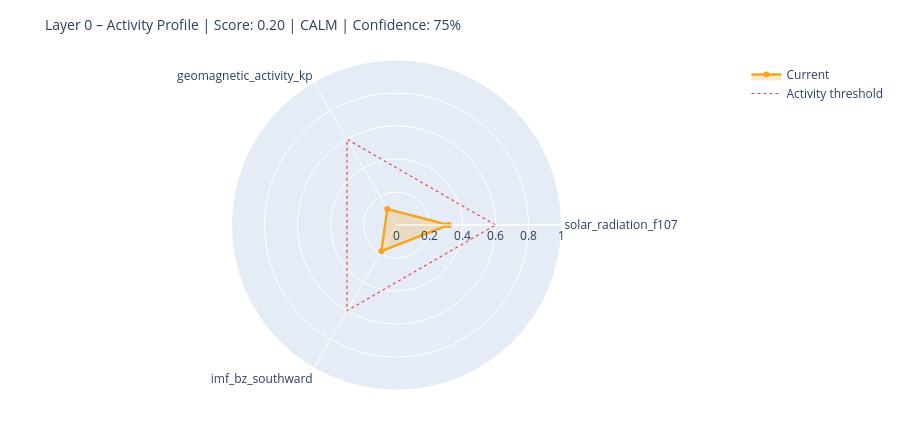

The notebook cell this image was saved under:
### Markdown cell above
---
## 6. State Assessment & Handoff to Layer 1

### Code cell
# ============================================================
# STEP 1 – Collect raw values with source modes
# Mode: 'primary' | 'fallback_3h' | 'last_valid' | 'missing'
# ============================================================

def safe_last(df, col):
    if df is None or col not in df.columns: return None
    s = df[col].dropna()
    return float(s.iloc[-1]) if not s.empty else None

f107_now = safe_last(df_f107, 'f10.7')
bz_now   = safe_last(df_mag,  'bz_gsm')
kp_now   = safe_last(df_kp,   'kp')
sw_now   = safe_last(df_sw,   'speed')

source_modes = {
    'F10.7':    'primary'  if f107_now is not None else 'missing',
    'Kp':       'primary'  if kp_now   is not None else 'missing',
    'IMF_Bz':   'primary'  if bz_now   is not None else 'missing',
    'SW_speed': 'primary'  if sw_now   is not None else 'missing',
}

# Kp Fallback – 3h endpoint
if kp_now is None:
    try:
        r = requests.get(
            'https://services.swpc.noaa.gov/json/noaa-planetary-k-index.json',
            timeout=10)
        r.raise_for_status()
        fb = pd.DataFrame(r.json())
        tc = next((c for c in fb.columns if 'time' in c.lower()), fb.columns[0])
        kc = next((c for c in fb.columns if 'kp' in c.lower() and c != tc), None)
        if kc:
            fb[kc] = fb[kc].astype(str).str.extract(r'([0-9]+(?:\.[0-9]*)?)')[0]
            fb[kc] = pd.to_numeric(fb[kc], errors='coerce')
            fb = fb[fb[kc] >= 0].dropna(subset=[kc])
            if not fb.empty:
                kp_now = float(fb[kc].iloc[-1])
                source_modes['Kp'] = 'fallback_3h'
                print(f'  Kp fallback (3h): {kp_now:.1f}')
    except Exception as e:
        print(f'  Kp fallback failed: {e}')

# Solar Wind Fallback – last valid value
if sw_now is None and df_sw is not None and 'speed' in df_sw.columns:
    s = df_sw['speed'].dropna()
    if not s.empty:
        sw_now = float(s.iloc[-1])
        source_modes['SW_speed'] = 'last_valid'
        print(f'  SW fallback (last_valid): {sw_now:.0f} km/s')

print()
print('Source modes:', source_modes)

# ============================================================
# STEP 2 – Score from available components only
# ============================================================

def norm(v, lo, hi):
    if v is None: return None
    return max(0.0, min(1.0, (v - lo) / (hi - lo)))

COMPONENTS = {
    'solar_radiation_f107':    (f107_now, norm(f107_now, 60, 250)),
    'geomagnetic_activity_kp': (kp_now,   norm(kp_now,   0,   9)),
    'imf_bz_southward':        (bz_now,   norm(-(bz_now or 0) if bz_now else None, -5, 30)
                                           if bz_now is not None else None),
    'solar_wind_speed':        (sw_now,   norm(sw_now, 300, 800)),
}

available   = {k: v[1] for k, v in COMPONENTS.items() if v[1] is not None}
unavailable = [k for k, v in COMPONENTS.items() if v[1] is None]

layer0_score = round(sum(available.values()) / len(available), 4) if available else None
confidence   = round(len(available) / len(COMPONENTS), 2)

level = ('unknown'  if layer0_score is None
         else 'calm'     if layer0_score < 0.3
         else 'moderate' if layer0_score < 0.6
         else 'active')

# ============================================================
# STEP 3 – Dominant Driver
# ============================================================

def dominant_driver(kp, f107, bz, sw):
    candidates = []
    if kp   is not None and kp   >= 4:   candidates.append(('geomagnetic',    kp / 9))
    if sw   is not None and sw   >= 500:  candidates.append(('solar_wind',     sw / 800))
    if bz   is not None and bz   <= -5:   candidates.append(('imf_southward',  abs(bz) / 30))
    if f107 is not None and f107 >= 150:  candidates.append(('solar_radiation',f107 / 250))
    return max(candidates, key=lambda x: x[1])[0] if candidates else 'none'

driver = dominant_driver(kp_now, f107_now, bz_now, sw_now)

# ============================================================
# STEP 4 – Downstream expectations
# ============================================================

def downstream_expectation(driver, score, kp, bz, f107):
    exp = {
        'magnetosphere':        'calm',
        'ionosphere':           'calm',
        'schumann_resonance':   'unchanged',
        'lithosphere_currents': 'low',
    }
    if driver == 'geomagnetic' or (kp and kp >= 5):
        exp['magnetosphere']        = 'compressed / storm'
        exp['ionosphere']           = 'elevated disturbance (TEC variability)'
        exp['schumann_resonance']   = 'elevated amplitude possible'
        exp['lithosphere_currents'] = 'elevated induction currents'
    elif driver == 'imf_southward' or (bz and bz <= -5):
        exp['magnetosphere']        = 'energy coupling active'
        exp['ionosphere']           = 'elevated electron density possible'
        exp['schumann_resonance']   = 'slight modulation possible'
    elif driver == 'solar_radiation' or (f107 and f107 >= 150):
        exp['ionosphere']           = 'elevated ionization (F-layer)'
        exp['schumann_resonance']   = 'slightly elevated background activity'
    return exp

downstream = downstream_expectation(driver, layer0_score, kp_now, bz_now, f107_now)

# ============================================================
# CONSOLE OUTPUT
# ============================================================

W = 58
print('=' * W)
print('LAYER 0 – STATE ASSESSMENT')
print('=' * W)
for name, (raw_v, score_v) in COMPONENTS.items():
    if score_v is not None:
        bar = '█' * int(score_v * 20) + '░' * (20 - int(score_v * 20))
        print(f'  {name:<35}  {bar}  {score_v:.2f}')
    else:
        print(f'  {name:<35}  {"─" * 20}  n/a')
print('-' * W)
print(f'  Score ({len(available)}/{len(COMPONENTS)} components):  {layer0_score:.3f}')
print(f'  Confidence:         {confidence:.0%}')
print(f'  Level:              {level.upper()}')
print(f'  Dominant Driver:    {driver}')

# Radar chart
cats = list(available.keys())
vals = list(available.values())
if len(cats) >= 3:
    fig = go.Figure()
    fig.add_trace(go.Scatterpolar(
        r=vals + [vals[0]], theta=cats + [cats[0]],
        fill='toself', fillcolor='rgba(242,166,35,0.25)',
        line=dict(color='#F2A623', width=2.5), name='Current'
    ))
    fig.add_trace(go.Scatterpolar(
        r=[0.6] * (len(cats) + 1), theta=cats + [cats[0]],
        line=dict(color='#E24B4A', dash='dot', width=1.2),
        mode='lines', name='Activity threshold'
    ))
    fig.update_layout(
        title=dict(text=f'Layer 0 – Activity Profile | Score: {layer0_score:.2f} | {level.upper()} | Confidence: {confidence:.0%}',
                   font=dict(size=14)),
        polar=dict(radialaxis=dict(visible=True, range=[0, 1])),
        height=430, showlegend=True,
        margin=dict(l=60, r=60, t=60, b=40)
    )
    fig.show()

### Figure 1 — Plotly figure (JSON) as saved in the notebook; plotly's stock layout.template omitted (floating-point values rounded to 4 significant figures)
{"data": [{"fill": "toself", "fillcolor": "rgba(242,166,35,0.25)", "line": {"color": "#F2A623", "width": 2.5}, "name": "Current", "r": [0.3158, 0.1111, 0.1829, 0.3158], "theta": ["solar_radiation_f107", "geomagnetic_activity_kp", "imf_bz_southward", "solar_radiation_f107"], "type": "scatterpolar"}, {"line": {"color": "#E24B4A", "dash": "dot", "width": 1.2}, "mode": "lines", "name": "Activity threshold", "r": [0.6, 0.6, 0.6, 0.6], "theta": ["solar_radiation_f107", "geomagnetic_activity_kp", "imf_bz_southward", "solar_radiation_f107"], "type": "scatterpolar"}], "layout": {"height": 430, "margin": {"b": 40, "l": 60, "r": 60, "t": 60}, "polar": {"radialaxis": {"range": [0, 1], "visible": true}}, "showlegend": true, "title": {"font": {"size": 14}, "text": "Layer 0 – Activity Profile | Score: 0.20 | CALM | Confidence: 75%"}}}
